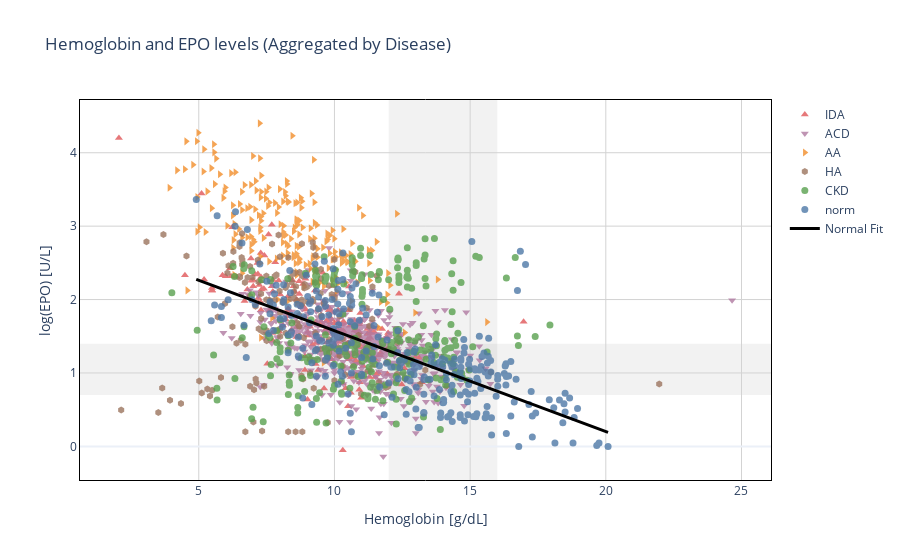

Source (notebook cell):
### Code cell
# -------- Covariance Ellipse Helper --------
def get_cov_ellipse_params(X, n_sigma=2.0):
    if len(X) < 2:
        return None
    mu = np.mean(X, axis=0)
    cov = np.cov(X, rowvar=False)
    vals, vecs = eigh(cov)
    vals = vals[::-1]
    vecs = vecs[:, ::-1]
    angle_degrees = degrees(atan2(vecs[1, 0], vecs[0, 0]))
    width = 2 * n_sigma * np.sqrt(vals[0])
    height = 2 * n_sigma * np.sqrt(vals[1])
    return mu, width, height, angle_degrees


# -------- File Path and Settings --------
folder_path = Path(
    "~/Library/Mobile Documents/com~apple~CloudDocs/Herut/Python/Homeostasis_feedback_loops/EPO_Hb"
).expanduser()

disease_symbols = {
    "IDA": "triangle-up",
    "ACD": "triangle-down",
    "AA": "triangle-right",
    "HA": "hexagon",
    "CKD": "circle",
    "norm": "circle",
}


fig = go.Figure()

# -------- Accumulate and Plot --------
for disease in disease_symbols.keys():
    all_Hb = []
    all_logEPO = []

    files_names = list(folder_path.glob(disease + "*.xlsx"))
    for file_path in files_names:
        data = pd.read_excel(file_path)
        Hb = data["Hb"].values
        log_EPO = data["logEPO"].values
        all_Hb.append(Hb)
        all_logEPO.append(log_EPO)

    if all_Hb:
        all_Hb = np.concatenate(all_Hb)
        all_logEPO = np.concatenate(all_logEPO)

        # Scatter plot for disease
        fig.add_trace(
            go.Scatter(
                x=all_Hb,
                y=all_logEPO,
                mode="markers",
                marker=dict(
                    color=consts.disease_colors[disease],
                    symbol=disease_symbols[disease],
                    size=7,
                ),
                name=disease,
                opacity=0.8,
            )
        )

        # Fit line for normal group
        if disease == "norm":
            fit = np.polyfit(all_Hb, all_logEPO, 1)
            x_fit = np.linspace(min(all_Hb), max(all_Hb), 200)
            y_fit = np.polyval(fit, x_fit)

            fig.add_trace(
                go.Scatter(
                    x=x_fit,
                    y=y_fit,
                    mode="lines",
                    line=dict(color="black", width=3),
                    name="Normal Fit",
                )
            )
            print(f"Normal Fit: log(EPO) = {fit[0]:.2f} * Hb + {fit[1]:.2f}")

# -------- Normal Range Shading --------
epo_low, epo_high = np.log10([5, 25])
hb_low, hb_high = 12, 16

fig.add_shape(
    type="rect",
    xref="x",
    yref="paper",
    x0=hb_low,
    x1=hb_high,
    y0=0,
    y1=1,
    fillcolor="gray",
    opacity=0.1,
    layer="below",
    line_width=0,
)
fig.add_shape(
    type="rect",
    xref="paper",
    yref="y",
    x0=0,
    x1=1,
    y0=epo_low,
    y1=epo_high,
    fillcolor="gray",
    opacity=0.1,
    layer="below",
    line_width=0,
)

# -------- Final Layout --------
fig.update_layout(
    template="plotly_white",
    title="Hemoglobin and EPO levels (Aggregated by Disease)",
    xaxis=dict(
        title="Hemoglobin [g/dL]", linecolor="black", mirror=True, gridcolor="lightgray"
    ),
    yaxis=dict(
        title="log(EPO) [U/L]", linecolor="black", mirror=True, gridcolor="lightgray"
    ),
    hovermode="closest",
    legend=dict(itemclick="toggle", itemdoubleclick="toggleothers"),
)

fig.show()

### Figure 1 — Plotly figure (JSON) as saved in the notebook; plotly's stock layout.template omitted (floating-point values rounded to 4 significant figures; data arrays with more than 128 entries replaced by an {"elided": "..."} marker saying what was removed)
{"data": [{"marker": {"color": "#E15759", "size": 7, "symbol": "triangle-up"}, "mode": "markers", "name": "IDA", "opacity": 0.8, "type": "scatter", "x": {"elided": "214 float values"}, "y": {"elided": "214 float values"}}, {"marker": {"color": "#B07AA1", "size": 7, "symbol": "triangle-down"}, "mode": "markers", "name": "ACD", "opacity": 0.8, "type": "scatter", "x": {"elided": "518 float values"}, "y": {"elided": "518 float values"}}, {"marker": {"color": "#F28E2B", "size": 7, "symbol": "triangle-right"}, "mode": "markers", "name": "AA", "opacity": 0.8, "type": "scatter", "x": {"elided": "211 float values"}, "y": {"elided": "211 float values"}}, {"marker": {"color": "#9C755F", "size": 7, "symbol": "hexagon"}, "mode": "markers", "name": "HA", "opacity": 0.8, "type": "scatter", "x": {"elided": "165 float values"}, "y": {"elided": "165 float values"}}, {"marker": {"color": "#59A14F", "size": 7, "symbol": "circle"}, "mode": "markers", "name": "CKD", "opacity": 0.8, "type": "scatter", "x": {"elided": "281 float values"}, "y": {"elided": "281 float values"}}, {"marker": {"color": "#4E79A7", "size": 7, "symbol": "circle"}, "mode": "markers", "name": "norm", "opacity": 0.8, "type": "scatter", "x": {"elided": "292 float values"}, "y": {"elided": "292 float values"}}, {"line": {"color": "black", "width": 3}, "mode": "lines", "name": "Normal Fit", "type": "scatter", "x": {"elided": "200 float values"}, "y": {"elided": "200 float values"}}], "layout": {"hovermode": "closest", "legend": {"itemclick": "toggle", "itemdoubleclick": "toggleothers"}, "shapes": [{"fillcolor": "gray", "layer": "below", "line": {"width": 0}, "opacity": 0.1, "type": "rect", "x0": 12, "x1": 16, "xref": "x", "y0": 0, "y1": 1, "yref": "paper"}, {"fillcolor": "gray", "layer": "below", "line": {"width": 0}, "opacity": 0.1, "type": "rect", "x0": 0, "x1": 1, "xref": "paper", "y0": 0.699, "y1": 1.398, "yref": "y"}], "title": {"text": "Hemoglobin and EPO levels (Aggregated by Disease)"}, "xaxis": {"gridcolor": "lightgray", "linecolor": "black", "mirror": true, "title": {"text": "Hemoglobin [g/dL]"}}, "yaxis": {"gridcolor": "lightgray", "linecolor": "black", "mirror": true, "title": {"text": "log(EPO) [U/L]"}}}}
